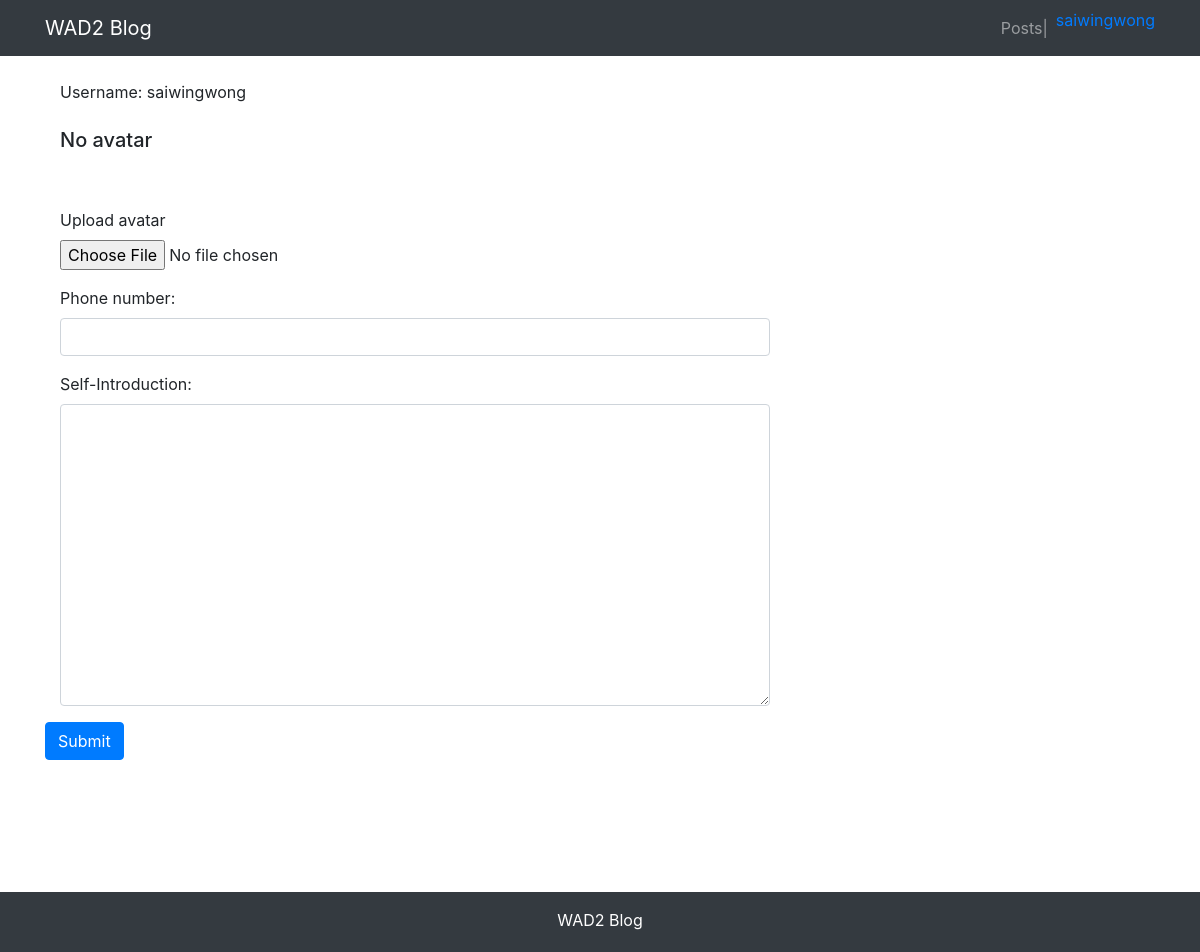
Before: /userprofile/edit/8/ (signed in) with the older database file.
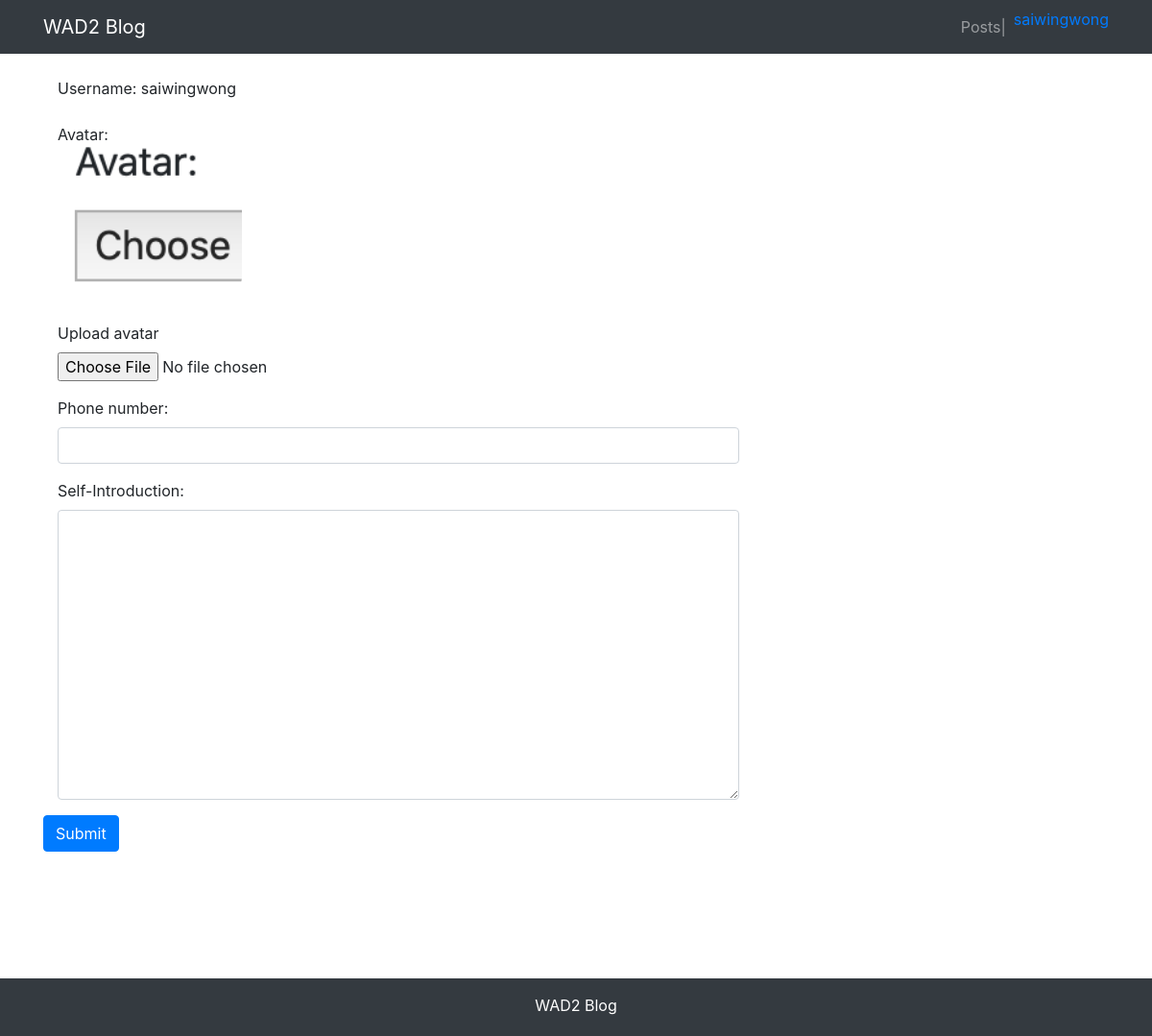
After: the same page with the newer database file.
### userprofile/models.py (models this page shows, shortened)
class Profile(models.Model):
    user = models.OneToOneField(User, on_delete=models.CASCADE, related_name='profile')
    phone = models.CharField(max_length=20, blank=True)
    avatar = models.ImageField(upload_to='avatar/%Y%m%d/', blank=True)
    bio = models.TextField(max_length=500, blank=True)

### userprofile/views.py (the view)
# urls.py: path('edit/<int:id>/', views.profile_edit, name='edit'),
@login_required(login_url='/userprofile/login/')
def profile_edit(request, id):
    user = User.objects.get(id=id)
    if Profile.objects.filter(user_id=id).exists():
        profile = Profile.objects.get(user_id=id)
    else:
        profile = Profile.objects.create(user=user)
    if request.method == 'POST':
        if request.user != user:
            return HttpResponse("You don't have permision")
        profile_form = ProfileForm(request.POST, request.FILES)
        if profile_form.is_valid():
            profile_cd = profile_form.cleaned_data
            profile.phone = profile_cd['phone']
            profile.bio = profile_cd['bio']
            if 'avatar' in request.FILES:
                profile.avatar = profile_cd["avatar"]
            profile.save()
            return redirect("userprofile:edit", id=id)
        else:
            return HttpResponse("Invalid form, please retry")
    elif request.method == 'GET':
        profile_form = ProfileForm()
        context = { 'profile_form': profile_form, 'profile': profile, 'user': user }
        return render(request, 'userprofile/edit.html', context)
    else:
        return HttpResponse("GET or POST")

### userprofile/forms.py
class ProfileForm(forms.ModelForm):
    class Meta:
        model = Profile
        fields = ('phone', 'avatar', 'bio')

### templates/userprofile/edit.html (shortened to what this page needs)
{% extends "base.html" %} {% load staticfiles %}
{% block content %}
<div class="container">
    <div class="row">
        <div class="col-12">
            <br>
            <div class="col-md-4"> Username: {{ user.username }}</div>
            <br>
            {% if profile.avatar %}
                <div class="col-md-4">Avatar: </div>
                <img src="{{ profile.avatar.url }}" style="max-width: 20%; border-radius: 15%;" class="col-md-4">
            {% else %}
                <h5 class="col-md-4">No avatar</h5>
            {% endif %}
            <br>
            <br>
            <form method="post" action="." enctype="multipart/form-data">
                    <div class="form-group col-md-10">
                        <label for="avatar">Upload avatar</label>
                        <input type="file" class="form-control-file" name="avatar" id="avatar">
                    </div>
                    <div class="form-group col-md-8">
                        <label for="phone"> Phone number: </label>
                        <input type="text" class="form-control" id="phone" name="phone" value="{{ profile.phone }}">
                    </div>
                    <div class="form-group col-md-8">
                        <label for="bio"> Self-Introduction: </label>
                        <textarea type="text" class="form-control" id="bio" name="bio" rows="12">{{ profile.bio }}</textarea>
                    </div>
                    <button type="submit" class="btn btn-primary"> Submit </button>
            </form>
        </div>
    </div>
</div>
{% endblock content %}

Changed rows visible on the page:
now on this page (row edited): Profile: avatar (picture)
Other visible differences:
text no longer shown: "No avatar"
text now shown: "Avatar:"
